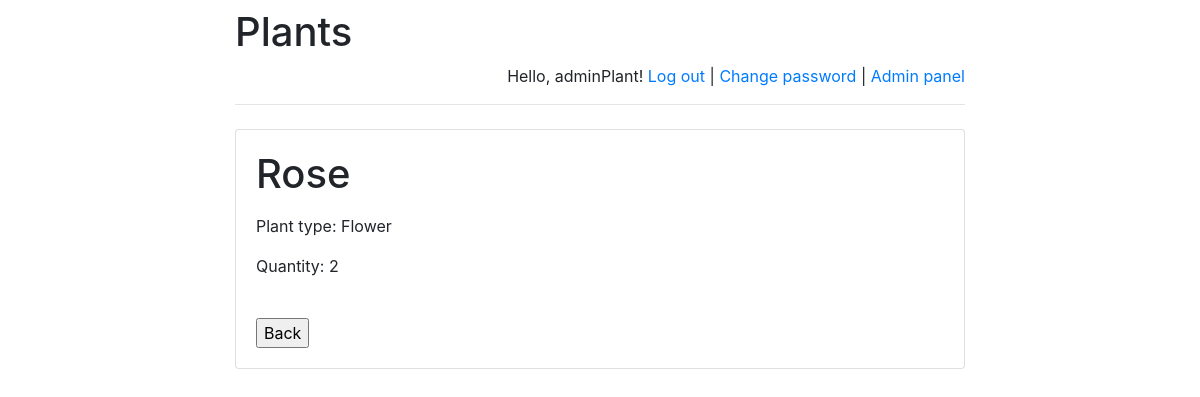
The app's page /plants/1/ (signed in) with its own data.
### plants/models.py (models this page shows)
class Plant(models.Model):
    plant_name = models.CharField(max_length=255)
    plant_type = models.CharField(max_length=255)
    plant_number = models.IntegerField(default=0)
    pub_date = models.DateTimeField('date published')

### plants/views.py (the view)
# urls.py: re_path('^([0-9]+)/$', views.detail, name='detail'),
def detail(request, plant_id):
    error_message = None
    if "error_message" in request.GET:
        error_message = request.GET["error_message"]
    return render(
        request,
        "plcard.html",
        {
            "plant": get_object_or_404(Plant, pk=plant_id),
            "error_message": error_message
        }
    )

### plants/templates/plcard.html (shortened to what this page needs)
{% extends 'base.html' %}
{% block main %}
<h1>{{ plant.plant_name }}</h1>
    <p>Plant type:  {{plant.plant_type}}</p>
    <p>Quantity: {{plant.plant_number}}</p>
    <br>
    <input type="button" onclick="history.back()" value="Back" />
{% endblock %}

### plants/templates/base.html (shortened to what this page needs)
<!doctype html>
<html lang="en">
<head>
    <link rel="stylesheet"
href="https://stackpath.bootstrapcdn.com/bootstrap/4.1.3/css/bootstrap.min.css">
</head>
<body>
<div class="container">
    <div class="row justify-content-center">
        <div class="col-8">
            <h1 class="mt-2">Plants</h1>
            {% if user.is_authenticated %}
                <p class="text-right">
                    Hello, {{ user.username }}!
                    <a href="/riddles/logout">Log out</a> |
                    <a href="/riddles/password-change">
                        Change password
                    </a>
                    {% if user.is_staff %}
                        | <a href="/plants/admin">Admin panel</a>
                    {% endif %}
                </p>
            {% else %}
                <p class="text-right">
                    <a href="/riddles/login">Log in</a> |
                    <a href="/riddles/register">Register</a>
                </p>
            {% endif %}
            <hr class="mt-0 mb-4">
            <div class="card">
                <div class="card-body">
                    {% block main %}
                    {% endblock %}
                </div>
            </div>
        </div>
    </div>
</div>
</body>
</html>

### records on screen
Plant: plant_name "Rose", plant_type "Flower", plant_number "2"

### other values on screen
{{ user.username }} "adminPlant"
